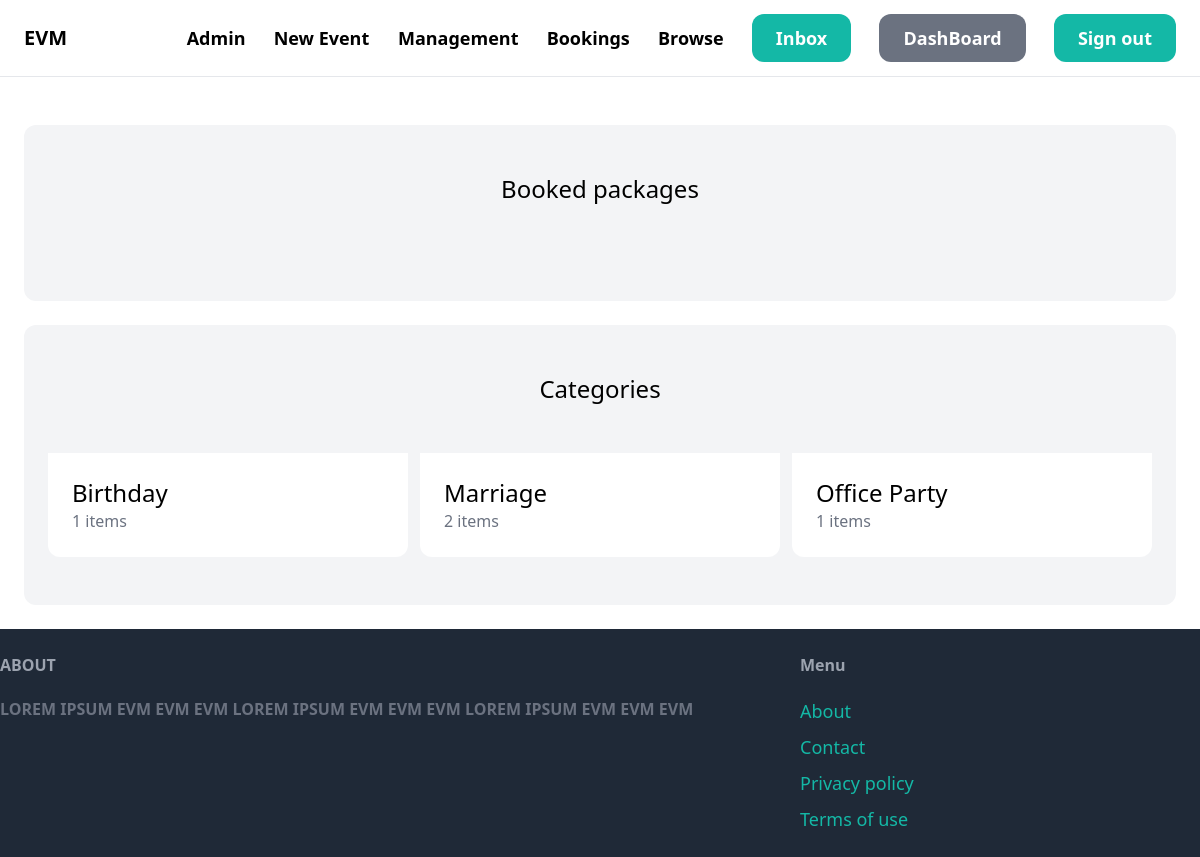
The page /bookings/ (signed in) on the database its author committed.
### item/models.py (models this page shows, shortened)
class Category(models.Model):
    name=models.CharField(max_length=255)
    class Meta:
        ordering =('name',)
        verbose_name_plural= 'Categories'

### core/views.py (the view)
# urls.py: path('bookings/',views.bookings,name='bookings'),
@login_required
def bookings(request):
    items=Item.objects.filter(is_book=True)[0:6]
    categories=Category.objects.all()
    return render(request, 'core/bookings.html',{
        'categories': categories,
        'items': items,
    })

### core/templates/core/bookings.html (shortened to what this page needs)
{%extends 'core/base.html'%}
{% block content%}
<div class="mt-6 px-6 py-12 bg-gray-100 rounded-xl">
    <h2 class="mb-12 text-2xl text-center">Booked packages</h2>
</div>
<div class="mt-6 px-6 py-12 bg-gray-100 rounded-xl">
    <h2 class="mb-12 text-2xl text-center">Categories</h2>
    <div class="grid grid-cols-3  gap-3">
    {%for category in categories%}
        <div>
            <a href="#">
                <div class="p-6 bg-white rounded-b-xl">
                    <h2 class="text-2xl">{{category.name}}</h2>
                    <p class="text-gray-500">{{category.items.count}} items</p>
                </div>
            </a>
        </div>
        {%endfor%}
    </div>
</div>
{%endblock%}

### core/templates/core/base.html (shortened to what this page needs)
<!doctype html>
<html>
    <head>
        <script src="https://cdn.tailwindcss.com"></script>
    </head>
    <body>
        <nav class="px-6 py-6 flex justify-between items-center border-b border-gray-200">
            <a href="/" class="text-xl font-semibold">EVM</a>
            <div class="space-x-6">
                {% for group in request.user.groups.all %}
                {% if group.name == 'admin' %}
                <a href="http://127.0.0.1:8000/admin" class="text-lg font-semibold hover:text-gray-500">Admin</a>
                <a href="{% url 'item:new' %}" class="text-lg font-semibold hover:text-gray-500">New Event </a>
                <a href="{% url 'core:management' %}" class="text-lg font-semibold hover:text-gray-500">Management</a>
                {% endif %}
                {% endfor %}
                <a href="{% url 'core:bookings' %}" class="text-lg font-semibold hover:text-gray-500">Bookings</a>
                <a href="{%url 'item:items'%}" class="text-lg font-semibold hover:text-gray-500">Browse</a>
                {% if request.user.is_authenticated %}
                    <a href=" {% url 'conversation:inbox' %} " class="px-6 py-3 text-lg font-semibold bg-teal-500 text-white rounded-xl hover:bg-teal-700">Inbox</a>
                    <a href="{% url 'dashboard:index' %}" class="px-6 py-3 text-lg font-semibold bg-gray-500 text-white rounded-xl hover:bg-gray-700">DashBoard</a>
                    <a href="{% url 'core:logout' %} " class="px-6 py-3 text-lg font-semibold bg-teal-500 text-white rounded-xl hover:bg-teal-700">Sign out</a>
                    {% else %}
                    <a href="{% url 'core:signup' %}" class="px-6 py-3 text-lg font-semibold bg-gray-900 text-white rounded-xl hover:bg-gray-500">SIGN UP</a>
                    <a href="{% url 'core:login' %}" class="px-6 py-3 text-lg font-semibold bg-gray-900 text-white rounded-xl hover:bg-gray-500"> LOGIN</a>
                {% endif %}
            </div>
        </nav>
        <div class="px-6 py-6">
            {% block content%}
            {%endblock%}
        </div>
        <footer class="py-6 py-6 flex justify-between bg-gray-800">
            <div class="w-2/3 pr-10">
                <h3 class="mb-5 font-semibold text-gray-400">ABOUT</h3>
                <h3 class="mb-5 font-semibold text-gray-500">LOREM IPSUM EVM EVM EVM LOREM IPSUM EVM EVM EVM  LOREM IPSUM EVM EVM EVM </h3>
            </div>
            <div class="w-1/3">
                <h3 class="mb-5 font-semibold text-gray-400">Menu</h3>
               <ul class="space-y-2">
                <li><a href="#" class="text-lg text-teal-500 hover:text-teal-700">About</a></li>
                <li><a href="{% url 'core:contact' %}" class="text-lg text-teal-500 hover:text-teal-700">Contact</a></li>
                <li><a href="#" class="text-lg text-teal-500 hover:text-teal-700">Privacy policy</a></li>
                <li><a href="#" class="text-lg text-teal-500 hover:text-teal-700">Terms of use</a></li>
               </ul>
            </div>
        </footer>
    </body>
</html>

### rows shown on the page
Category: name "Birthday", items.count "1"
Category: name "Marriage", items.count "2"
Category: name "Office Party", items.count "1"
